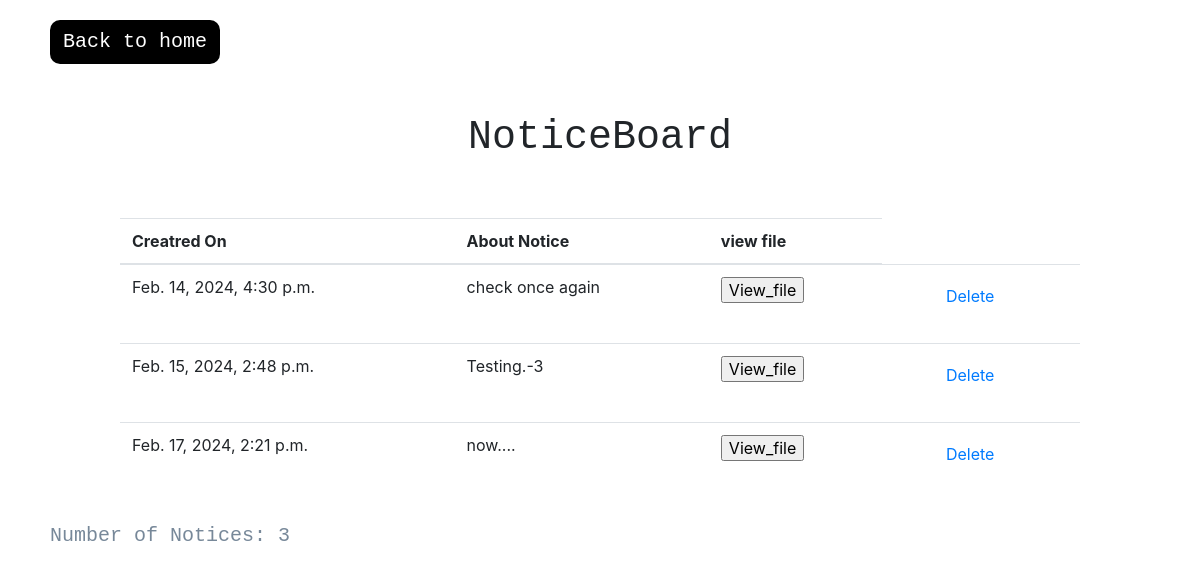
/intro/announcement, run on an earlier commit of the app's database.
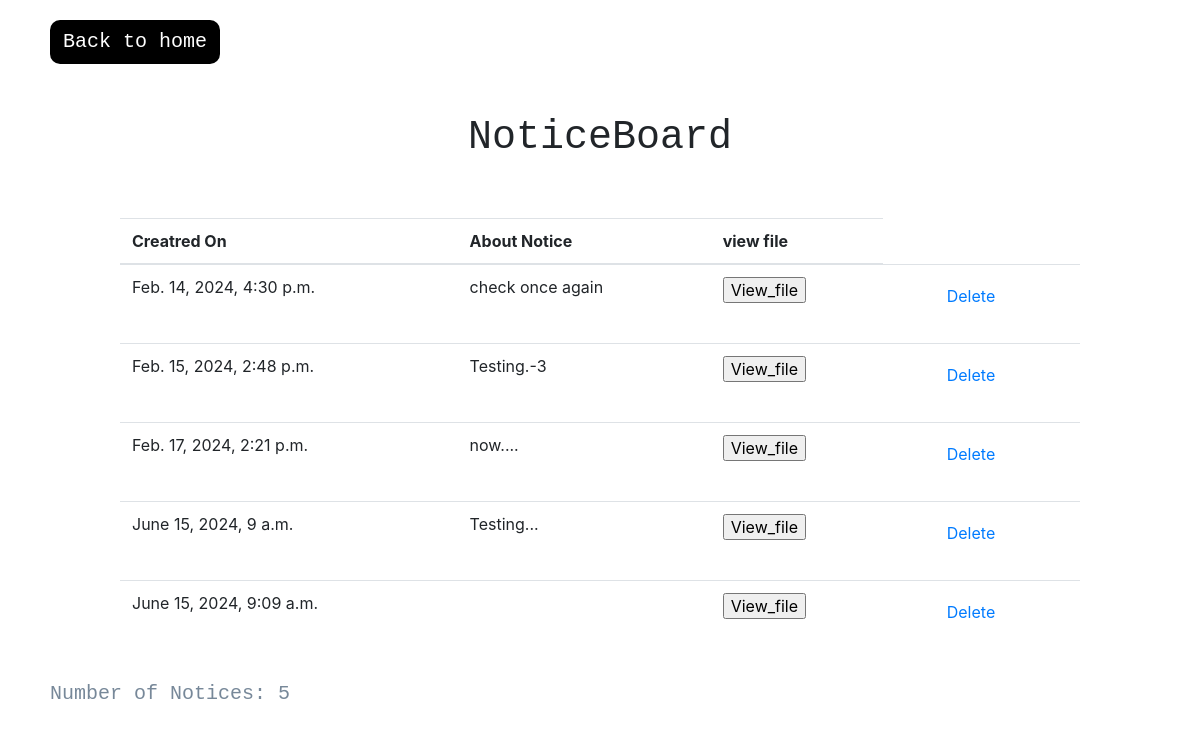
And on a later commit of the database.
### website1/models.py (models this page shows, shortened)
class Notice(models.Model):
    notice_id = models.AutoField(primary_key=True)
    notice = models.TextField()
    file = models.FileField(blank=True,upload_to='notices/',null=True)
    date_of_notice = models.DateTimeField(default=timezone.now)

### website1/views.py (the view)
# urls.py: path('intro/announcement',announcement,name='AN'),
def announcement(request):
    notice= Notice.objects.all()
    print(notice.values())
    return render(request,'listAnnounce.html',{'notice':notice})

### website1/Templates/listAnnounce.html (shortened to what this page needs)
<html>
    <head>
        <link rel="stylesheet" href="https://cdn.jsdelivr.net/npm/bootstrap@4.1.3/dist/css/bootstrap.min.css">
    </head>
<body>
    <a href="{% url 'intro' %}" class="btn btn-link linkk">Back to home</a>
        <h1 class="cent">NoticeBoard</h1>
<br><br>
    <table class="table table090">
        <thead>
          <tr>
            <th scope="col">Creatred On</th>
            <th scope="col">About Notice</th>
            <th scope="col">view file</th>
          </tr>
        </thead>
        <tbody>
           {%for note in notice%}
            <tr>
                <td scope="row">{{note.date_of_notice}}</td>
                <td>{{note.notice}}</td>
                <td>
                <form action="{% url 'download' note.notice_id %}" method="post">
                <input type="submit" value="View_file">
            </form>
            </td>
                <td>{{rm.capacity}}</td>
                <td>
                    <div class="sidebyside">
                <form method="post" action="{% url 'deleteNotice' note.notice_id %}">
               <input type="submit" class="btn btn-link " value="Delete">
                </form>
            </div>
            </td>
           {% endfor %}
        </tbody>
      </table>
      <div class="count">
        Number of Notices: {{notice|length}}
      </div>
</body>
</html>

What changed in the data, as far as the page shows it:
added Notice: date_of_notice "June 15, 2024, 9 a.m.", notice "Testing..."
added Notice: date_of_notice "June 15, 2024, 9:09 a.m."
Also different on the page:
{{ notice|length }}: "3" → "5"
